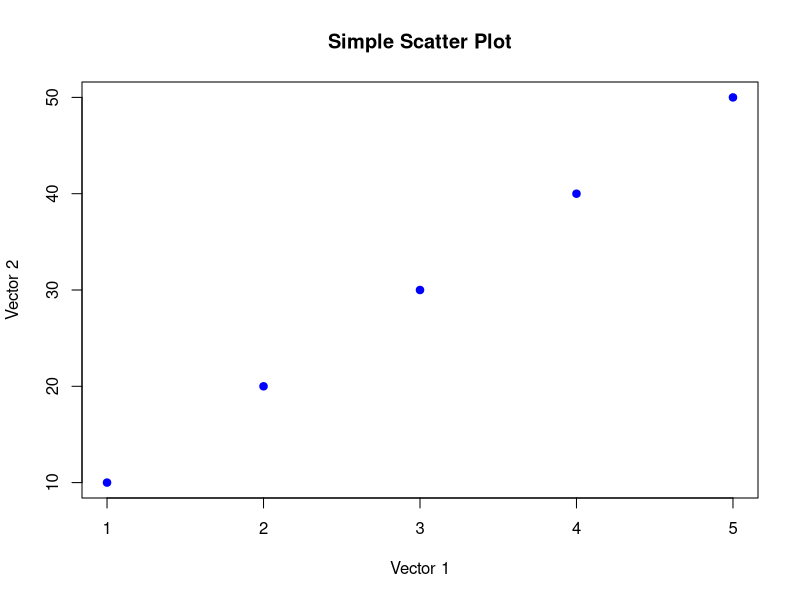
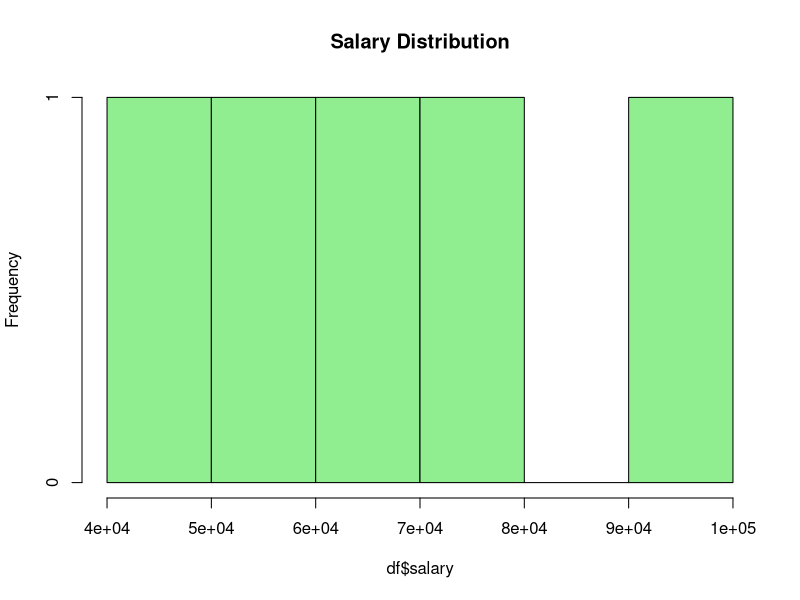

R code for these plots, in order:
# =============================================================================
# SCRIPT 1: R Fundamentals - Getting Started
# Goal: Master the absolute basics that EVERYTHING else in R builds upon
# Run this entire script line-by-line in RStudio
# =============================================================================

# 1. Check your R version and environment -------------------------------------
print(R.version.string)          # e.g. "R version 4.3.2 (2023-10-31)"
sessionInfo()                    # shows loaded packages, platform, etc.

# 2. Basic arithmetic and assignment --------------------------------------------
a <- 5 + 3          # assignment with <- (traditional R style)
b <- 10 / 2
result <- a * b
print(result)       # 40

# Vectorized operations (R's superpower)
vec1 <- c(1, 2, 3, 4, 5)           # numeric vector
vec2 <- c(10, 20, 30, 40, 50)
vec_sum <- vec1 + vec2              # element-wise addition
print(vec_sum)

# 3. All major data types & structures ---------------------------------------
# Atomic vectors
numeric_vec   <- c(1.2, 3.4, 5.6)
character_vec <- c("apple", "banana", "cherry")
logical_vec   <- c(TRUE, FALSE, TRUE)
integer_vec   <- 1:10                       # special integer sequence
factor_vec    <- factor(c("low", "med", "high", "med"))

# Matrix
mat <- matrix(1:12, nrow = 3, ncol = 4, byrow = TRUE)
print(mat)

# Array (3-dimensional example)
arr <- array(1:24, dim = c(2, 3, 4))
print(arr)

# List (can hold mixed types)
my_list <- list(
  name = "Troy",
  age = 35,
  scores = c(95, 87, 92),
  active = TRUE
)
print(my_list)

# Data frame (the most important structure for data analysis)
df <- data.frame(
  id       = 1:5,
  name     = c("Alice", "Bob", "Charlie", "Dana", "Eve"),
  age      = c(25, 30, 35, 28, 40),
  salary   = c(55000, 62000, 78000, 45000, 91000),
  employed = c(TRUE, TRUE, FALSE, TRUE, TRUE)
)
print(df)

# 4. Subsetting / indexing ----------------------------------------------------
# Vectors
vec1[3]                  # 3rd element
vec1[c(1, 3, 5)]         # multiple elements
vec1[vec1 > 3]           # logical subsetting

# Data frames
df$name                  # column by name
df[, "age"]              # column by name (vector)
df[3, ]                  # entire 3rd row
df[df$age > 30, ]        # rows where age > 30
df[1:3, c("name", "salary")]

# Lists
my_list$scores           # by name
my_list[[3]]             # by position (extracts the element itself)

# 5. Missing values (NA) ------------------------------------------------------
x <- c(1, 2, NA, 4, 5)
mean(x)                  # returns NA
mean(x, na.rm = TRUE)    # 3

is.na(x)                 # detects NAs
x[is.na(x)] <- 999       # replace NAs (example)

# 6. Basic functions you write yourself ---------------------------------------
add_numbers <- function(x, y) {
  return(x + y)
}
add_numbers(7, 11)       # 18

# Function with default argument and vector support
summarize_vec <- function(vec, na.rm = TRUE) {
  list(
    mean   = mean(vec, na.rm = na.rm),
    median = median(vec, na.rm = na.rm),
    min    = min(vec, na.rm = na.rm),
    max    = max(vec, na.rm = na.rm),
    length = length(vec)
  )
}
summarize_vec(c(10, 20, NA, 40))

# 7. Getting help -------------------------------------------------------------
?mean                    # opens documentation for mean()
help("data.frame")       # same thing
example(mean)            # runs built-in examples

# 8. First quick visualization ------------------------------------------------
plot(vec1, vec2, 
     main = "Simple Scatter Plot", 
     xlab = "Vector 1", 
     ylab = "Vector 2",
     col = "blue", pch = 19)

hist(df$salary, 
     main = "Salary Distribution", 
     col = "lightgreen", 
     breaks = 5)

# =============================================================================
# End of Script 1
# Congratulations! You now understand the core building blocks of R.
# Next script (02_Data_Structures_Deep_Dive.R) will go much deeper into 
# coercion, recycling rules, attributes, and more advanced subsetting.
# =============================================================================

cat("\n=== Script 1 completed successfully! ===\n")
cat("You have now seen vectors, matrices, lists, data frames, functions, and basic plotting.\n")
cat("Save this script and keep it as your reference.\n")
